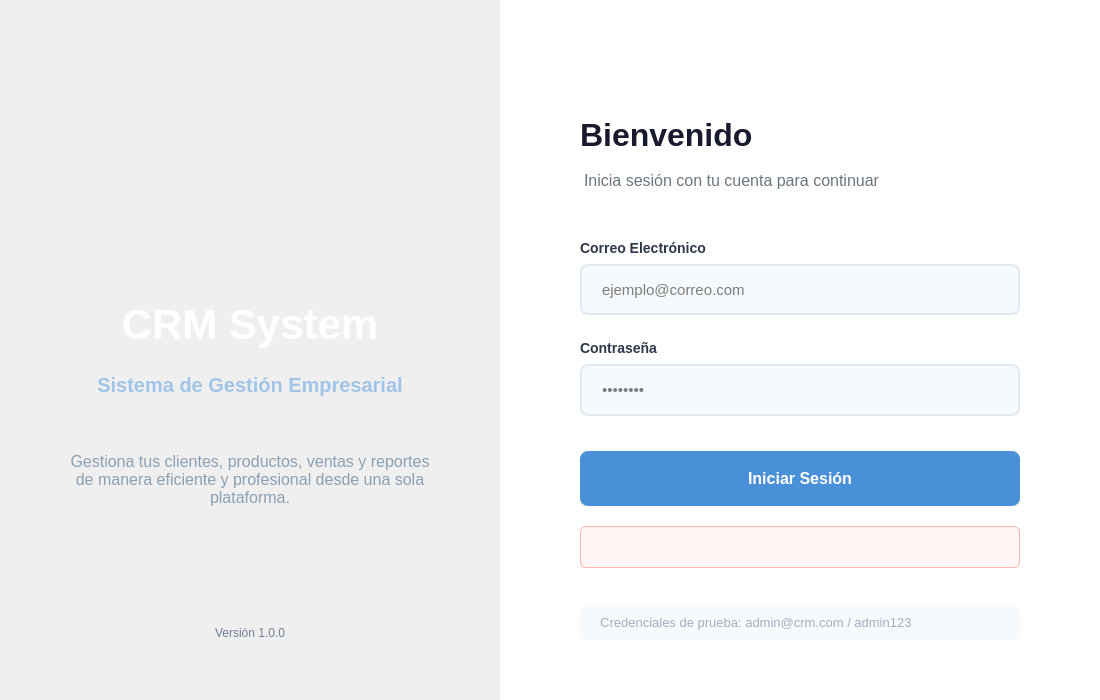
<?xml version="1.0" encoding="UTF-8"?>
<ui version="4.0">
 <class>LoginWindow</class>
 <widget class="QWidget" name="LoginWindow">
  <property name="geometry">
   <rect>
    <x>0</x>
    <y>0</y>
    <width>1100</width>
    <height>700</height>
   </rect>
  </property>
  <property name="minimumSize">
   <size>
    <width>1000</width>
    <height>600</height>
   </size>
  </property>
  <property name="windowTitle">
   <string>CRM - Sistema de Gestion</string>
  </property>
  <property name="styleSheet">
   <string notr="true">/* Estilos globales */
QWidget {
    font-family: "Segoe UI", Arial, sans-serif;
}

/* Panel izquierdo con branding */
#leftPanel {
    background: qlineargradient(x1:0, y1:0, x2:1, y2:1,
                               stop:0 #1a1a2e, stop:0.5 #16213e, stop:1 #0f3460);
}

#brandTitle {
    font-size: 42px;
    font-weight: bold;
    color: #ffffff;
    padding: 0px;
}

#brandSubtitle {
    font-size: 20px;
    color: #a0c4e8;
    font-weight: 500;
}

#brandDescription {
    font-size: 16px;
    color: #8a9fb3;
    line-height: 1.6;
}

#brandIcon {
    font-size: 120px;
    color: #4a90d9;
}

/* Panel derecho con formulario */
#rightPanel {
    background-color: #ffffff;
}

#welcomeTitle {
    font-size: 32px;
    font-weight: bold;
    color: #1a1a2e;
}

#welcomeSubtitle {
    font-size: 16px;
    color: #6c757d;
    margin-top: 8px;
}

#emailLabel, #passwordLabel {
    font-size: 14px;
    font-weight: 600;
    color: #2d3748;
}

QLineEdit {
    padding: 15px 18px;
    border: 2px solid #e2e8f0;
    border-radius: 8px;
    font-size: 15px;
    background-color: #f7fafc;
}

QLineEdit:focus {
    border: 2px solid #4a90d9;
    background-color: #ffffff;
}

QLineEdit:hover {
    border: 2px solid #cbd5e0;
}

#loginBtn {
    padding: 16px;
    background-color: #4a90d9;
    color: white;
    border: none;
    border-radius: 8px;
    font-size: 16px;
    font-weight: 600;
}

#loginBtn:hover {
    background-color: #3a7bc8;
}

#loginBtn:pressed {
    background-color: #2a6bb8;
}

#loginBtn:disabled {
    background-color: #a0c4e8;
}

#errorLabel {
    color: #e53e3e;
    font-size: 14px;
    background-color: #fff5f5;
    border: 1px solid #feb2b2;
    border-radius: 6px;
    padding: 12px;
}

#hintLabel {
    color: #a0aec0;
    font-size: 13px;
    background-color: #f7fafc;
    border-radius: 6px;
    padding: 10px;
}

#versionLabel {
    color: #718096;
    font-size: 12px;
}</string>
  </property>
  <layout class="QHBoxLayout" name="mainLayout">
   <property name="spacing">
    <number>0</number>
   </property>
   <property name="leftMargin">
    <number>0</number>
   </property>
   <property name="topMargin">
    <number>0</number>
   </property>
   <property name="rightMargin">
    <number>0</number>
   </property>
   <property name="bottomMargin">
    <number>0</number>
   </property>
   <item>
    <widget class="QWidget" name="leftPanel" native="true">
     <property name="minimumSize">
      <size>
       <width>500</width>
       <height>0</height>
      </size>
     </property>
     <layout class="QVBoxLayout" name="leftPanelLayout">
      <property name="spacing">
       <number>25</number>
      </property>
      <property name="leftMargin">
       <number>60</number>
      </property>
      <property name="topMargin">
       <number>60</number>
      </property>
      <property name="rightMargin">
       <number>60</number>
      </property>
      <property name="bottomMargin">
       <number>60</number>
      </property>
      <item>
       <spacer name="leftTopSpacer">
        <property name="orientation">
         <enum>Qt::Vertical</enum>
        </property>
        <property name="sizeHint" stdset="0">
         <size>
          <width>20</width>
          <height>40</height>
         </size>
        </property>
       </spacer>
      </item>
      <item>
       <widget class="QLabel" name="iconLabel">
        <property name="minimumSize">
         <size>
          <width>120</width>
          <height>120</height>
         </size>
        </property>
        <property name="maximumSize">
         <size>
          <width>120</width>
          <height>120</height>
         </size>
        </property>
        <property name="text">
         <string/>
        </property>
        <property name="alignment">
         <set>Qt::AlignCenter</set>
        </property>
       </widget>
      </item>
      <item>
       <widget class="QLabel" name="brandTitle">
        <property name="text">
         <string>CRM System</string>
        </property>
        <property name="alignment">
         <set>Qt::AlignCenter</set>
        </property>
       </widget>
      </item>
      <item>
       <widget class="QLabel" name="brandSubtitle">
        <property name="text">
         <string>Sistema de Gestión Empresarial</string>
        </property>
        <property name="alignment">
         <set>Qt::AlignCenter</set>
        </property>
       </widget>
      </item>
      <item>
       <spacer name="brandSpacer">
        <property name="orientation">
         <enum>Qt::Vertical</enum>
        </property>
        <property name="sizeType">
         <enum>QSizePolicy::Fixed</enum>
        </property>
        <property name="sizeHint" stdset="0">
         <size>
          <width>20</width>
          <height>30</height>
         </size>
        </property>
       </spacer>
      </item>
      <item>
       <widget class="QLabel" name="brandDescription">
        <property name="text">
         <string>Gestiona tus clientes, productos, ventas y reportes de manera eficiente y profesional desde una sola plataforma.</string>
        </property>
        <property name="alignment">
         <set>Qt::AlignCenter</set>
        </property>
        <property name="wordWrap">
         <bool>true</bool>
        </property>
       </widget>
      </item>
      <item>
       <spacer name="leftBottomSpacer">
        <property name="orientation">
         <enum>Qt::Vertical</enum>
        </property>
        <property name="sizeHint" stdset="0">
         <size>
          <width>20</width>
          <height>40</height>
         </size>
        </property>
       </spacer>
      </item>
      <item>
       <widget class="QLabel" name="versionLabel">
        <property name="text">
         <string>Versión 1.0.0</string>
        </property>
        <property name="alignment">
         <set>Qt::AlignCenter</set>
        </property>
       </widget>
      </item>
     </layout>
    </widget>
   </item>
   <item>
    <widget class="QWidget" name="rightPanel" native="true">
     <layout class="QVBoxLayout" name="rightPanelLayout">
      <property name="spacing">
       <number>0</number>
      </property>
      <property name="leftMargin">
       <number>80</number>
      </property>
      <property name="topMargin">
       <number>60</number>
      </property>
      <property name="rightMargin">
       <number>80</number>
      </property>
      <property name="bottomMargin">
       <number>60</number>
      </property>
      <item>
       <spacer name="rightTopSpacer">
        <property name="orientation">
         <enum>Qt::Vertical</enum>
        </property>
        <property name="sizeHint" stdset="0">
         <size>
          <width>20</width>
          <height>60</height>
         </size>
        </property>
       </spacer>
      </item>
      <item>
       <widget class="QLabel" name="welcomeTitle">
        <property name="text">
         <string>Bienvenido</string>
        </property>
       </widget>
      </item>
      <item>
       <spacer name="titleSpacer">
        <property name="orientation">
         <enum>Qt::Vertical</enum>
        </property>
        <property name="sizeType">
         <enum>QSizePolicy::Fixed</enum>
        </property>
        <property name="sizeHint" stdset="0">
         <size>
          <width>20</width>
          <height>10</height>
         </size>
        </property>
       </spacer>
      </item>
      <item>
       <widget class="QLabel" name="welcomeSubtitle">
        <property name="text">
         <string>Inicia sesión con tu cuenta para continuar</string>
        </property>
       </widget>
      </item>
      <item>
       <spacer name="afterWelcomeSpacer">
        <property name="orientation">
         <enum>Qt::Vertical</enum>
        </property>
        <property name="sizeType">
         <enum>QSizePolicy::Fixed</enum>
        </property>
        <property name="sizeHint" stdset="0">
         <size>
          <width>20</width>
          <height>50</height>
         </size>
        </property>
       </spacer>
      </item>
      <item>
       <widget class="QLabel" name="emailLabel">
        <property name="text">
         <string>Correo Electrónico</string>
        </property>
       </widget>
      </item>
      <item>
       <spacer name="emailLabelSpacer">
        <property name="orientation">
         <enum>Qt::Vertical</enum>
        </property>
        <property name="sizeType">
         <enum>QSizePolicy::Fixed</enum>
        </property>
        <property name="sizeHint" stdset="0">
         <size>
          <width>20</width>
          <height>8</height>
         </size>
        </property>
       </spacer>
      </item>
      <item>
       <widget class="QLineEdit" name="emailInput">
        <property name="minimumSize">
         <size>
          <width>0</width>
          <height>50</height>
         </size>
        </property>
        <property name="placeholderText">
         <string>ejemplo@correo.com</string>
        </property>
       </widget>
      </item>
      <item>
       <spacer name="betweenFieldsSpacer">
        <property name="orientation">
         <enum>Qt::Vertical</enum>
        </property>
        <property name="sizeType">
         <enum>QSizePolicy::Fixed</enum>
        </property>
        <property name="sizeHint" stdset="0">
         <size>
          <width>20</width>
          <height>25</height>
         </size>
        </property>
       </spacer>
      </item>
      <item>
       <widget class="QLabel" name="passwordLabel">
        <property name="text">
         <string>Contraseña</string>
        </property>
       </widget>
      </item>
      <item>
       <spacer name="passwordLabelSpacer">
        <property name="orientation">
         <enum>Qt::Vertical</enum>
        </property>
        <property name="sizeType">
         <enum>QSizePolicy::Fixed</enum>
        </property>
        <property name="sizeHint" stdset="0">
         <size>
          <width>20</width>
          <height>8</height>
         </size>
        </property>
       </spacer>
      </item>
      <item>
       <widget class="QLineEdit" name="passwordInput">
        <property name="minimumSize">
         <size>
          <width>0</width>
          <height>50</height>
         </size>
        </property>
        <property name="placeholderText">
         <string>••••••••</string>
        </property>
        <property name="echoMode">
         <enum>QLineEdit::Password</enum>
        </property>
       </widget>
      </item>
      <item>
       <spacer name="beforeButtonSpacer">
        <property name="orientation">
         <enum>Qt::Vertical</enum>
        </property>
        <property name="sizeType">
         <enum>QSizePolicy::Fixed</enum>
        </property>
        <property name="sizeHint" stdset="0">
         <size>
          <width>20</width>
          <height>35</height>
         </size>
        </property>
       </spacer>
      </item>
      <item>
       <widget class="QPushButton" name="loginBtn">
        <property name="minimumSize">
         <size>
          <width>0</width>
          <height>55</height>
         </size>
        </property>
        <property name="cursor">
         <cursorShape>PointingHandCursor</cursorShape>
        </property>
        <property name="text">
         <string>Iniciar Sesión</string>
        </property>
       </widget>
      </item>
      <item>
       <spacer name="afterButtonSpacer">
        <property name="orientation">
         <enum>Qt::Vertical</enum>
        </property>
        <property name="sizeType">
         <enum>QSizePolicy::Fixed</enum>
        </property>
        <property name="sizeHint" stdset="0">
         <size>
          <width>20</width>
          <height>20</height>
         </size>
        </property>
       </spacer>
      </item>
      <item>
       <widget class="QLabel" name="errorLabel">
        <property name="text">
         <string/>
        </property>
        <property name="alignment">
         <set>Qt::AlignLeading|Qt::AlignLeft|Qt::AlignVCenter</set>
        </property>
        <property name="wordWrap">
         <bool>true</bool>
        </property>
        <property name="visible">
         <bool>false</bool>
        </property>
       </widget>
      </item>
      <item>
       <spacer name="rightBottomSpacer">
        <property name="orientation">
         <enum>Qt::Vertical</enum>
        </property>
        <property name="sizeHint" stdset="0">
         <size>
          <width>20</width>
          <height>40</height>
         </size>
        </property>
       </spacer>
      </item>
      <item>
       <widget class="QLabel" name="hintLabel">
        <property name="text">
         <string>  Credenciales de prueba: admin@crm.com / admin123</string>
        </property>
        <property name="alignment">
         <set>Qt::AlignLeading|Qt::AlignLeft|Qt::AlignVCenter</set>
        </property>
       </widget>
      </item>
     </layout>
    </widget>
   </item>
  </layout>
 </widget>
 <resources/>
 <connections/>
</ui>
